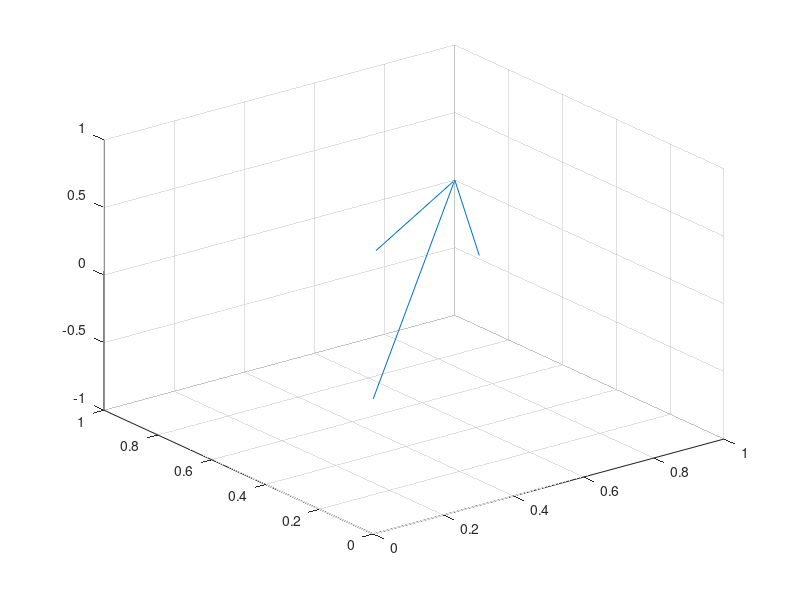

Here is the MATLAB script that generated this plot: (Note: this script raises an error after producing the figure.)
% x = coordinate del vettore (punto) da proiettare su v
x=[1; 1; 0];
% La direzione del vettore v è
v=[1; -1; 0];
%t = x'*v/(v'v) 
t =x'*v/(v'*v);
% In questo esempio i vettori x e v sono ortogonali  (il loro prodotto
% scalare è 0) di conseguenza t=0
r_0=[0; 0; 0];
% Il vettore hatx è semplicemente il punto di coordinate 0 0 0
hatx= r_0+t*v;
% dist= || x- hatx||
dist=norm(x-hatx);
disp(['La distanza è uguale a: ' num2str(dist)]) 
% La distanza non è altro che la norma del vettore x (dato che hatx=0)
% In altri termini, in questo esempio la distanza è la radice quadrata di 2
% ossia la norma del vettore x

% Rappresentazione grafica (non nel libro)
close all
fs=14;
quiver3(0,0,0,x(1),x(2),x(3),0)
hold("on")
xstri=string(x);
testox="x=(" + xstri(1) + "," + xstri(2) + "," + xstri(3) + ")"; 
vstri=string(v);
testov="v=(" + vstri(1) + "," + vstri(2) + "," + vstri(3) + ")"; 
dx=0.01;
text(x(1)+dx,x(2)+dx,x(3)+dx,testox,"FontSize",fs);
quiver3(0,0,0,v(1),v(2),v(3),0)
text(v(1),v(2),v(3),testov,"FontSize",fs);

quiver3(0,0,0,t*v(1),t*v(2),t*v(3),0)
text(t*v(1),t*v(2),t*v(3),['tv=' num2str(t) '*v'],"FontSize",fs,'HorizontalAlignment','right');

axis equal
xlabel('Prima coordinata')
ylabel('Seconda coordinata')
zlabel('Terza coordinadata')
title('Proiezione del vettore x sul vettore v')
%% Nuovo esempio (non presente nel libro)
% x = coordinate del vettore (punto) da proiettare su v
x=[1; 2; 3];
% non è necessaria alcuna traslazione
r0=[0; 0; 0];

% La direzione del vettore v è
v=[2; 2.4; 3.5];
%t = x'*v/(v'v) 
t =x'*v/(v'*v);
% Calcolo del vettore  hatx 
hatx= r0+t*v;
% dist= || x- hatx|| = lunghezza della proiezione ortogonale
dist=norm(x-hatx);
disp(['La distanza è uguale a: ' num2str(dist)]) 
% Il grafico viene creato in una nuova figura
figure
fs=14;
quiver3(0,0,0,x(1),x(2),x(3),0)
hold("on")
text(x(1),x(2),x(3),"x","FontSize",fs);
quiver3(0,0,0,v(1),v(2),v(3),0)
text(v(1),v(2),v(3),"v","FontSize",fs);
quiver3(0,0,0,t*v(1),t*v(2),t*v(3),0)
text(t*v(1),t*v(2),t*v(3),['tv=' num2str(t) '*v'],"FontSize",fs);

xminushatx=x-hatx;
% vettore che parte da x e arriva fino a hatx
quiver3(x(1),x(2),x(3),-xminushatx(1),-xminushatx(2),-xminushatx(3),0)

% oppure se faccio partire il vettore da hatx=tv
% quiver3(hatx(1),hatx(2),hatx(3),xminushatx(1),xminushatx(2),xminushatx(3),0)

xlabel('Prima coordinata')
ylabel('Seconda coordinata')
zlabel('Terza coordinadata')

axis equal

% i vettori v e hatx sono ortogonali
disp('Verifica dell''ortogonalità tra v e (x-hatx)')
disp(['Prodotto interno v''(x-hatx)=' num2str(v'*(x-hatx))])
title('Proiezione ortogonale del vettore x sul vettore v')

